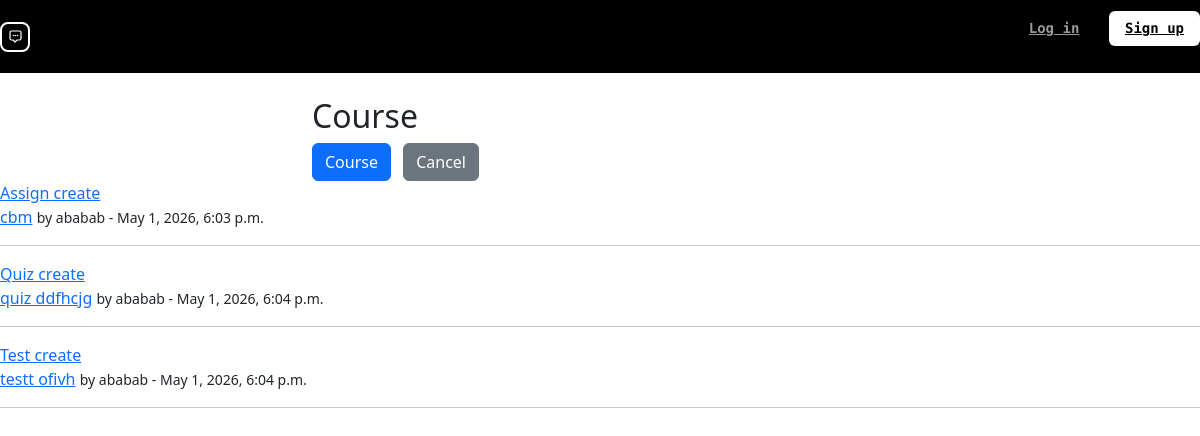
Page /courses/4/ (signed in) on the committed database.
### unichat/models.py (models this page shows, shortened)
class Assignments(models.Model):
    course = models.ForeignKey(Course, related_name= 'assignments', on_delete=models.CASCADE)
    title = models.CharField(max_length=200)
    created_by = models.ForeignKey(User,on_delete=models.CASCADE)
    created_at = models.DateTimeField(auto_now_add=True)

class Quiz(models.Model):
    course = models.ForeignKey(Course, related_name= 'quizzes', on_delete=models.CASCADE)
    title = models.CharField(max_length=200)
    created_by = models.ForeignKey(User,on_delete=models.CASCADE)
    created_at = models.DateTimeField(auto_now_add=True)

class Test(models.Model):
    course = models.ForeignKey(Course, related_name= 'tests', on_delete=models.CASCADE)
    title = models.CharField(max_length=200)
    created_by = models.ForeignKey(User,on_delete=models.CASCADE)
    created_at = models.DateTimeField(auto_now_add=True)

### unichat/views.py (the view)
# urls.py: path('courses/<int:pk>/', views.course_detail, name='course_detail'),
@login_required
def course_detail(request, pk):
    course = get_object_or_404(Course, pk=pk, created_by=request.user)
    assignments = Assignments.objects.filter(course=course).order_by('-created_at')
    quizs = Quiz.objects.filter(course=course).order_by('-created_at')
    tests = Test.objects.filter(course=course).order_by('-created_at')
    return render(request, 'course_detail.html',
                  {'course': course,'assignments': assignments,
                   'quizs': quizs, 'tests': tests})

### unichat/templates/course_detail.html (shortened to what this page needs)
{% extends 'baseold.html' %}
{% block content %}
<div class="container mt-4" style="max-width: 600px;">
  <h2>{{ action }} Course</h2>
  <form method="post">
    <button type="submit" class="btn btn-primary">{{ action }} Course</button>
    <a href="{% url 'course_list' %}" class="btn btn-secondary ms-2">Cancel</a>
  </form>
</div>
<a href="{% url 'assignment_create' course.pk %}">Assign create</a>
{% for assignment in assignments %}
    <div>
        <a href="{% url 'assignmentdetail' assignment.pk %}">{{ assignment.title }}</a>
        <small>by {{ assignment.created_by }} - {{ assignment.created_at }}</small>
    </div>
    <hr>
{% endfor %}
<a href="{% url 'quiz_create' course.pk %}">Quiz create</a>
{% for quiz in quizs %}
    <div>
        <a href="{% url 'quizdetail' quiz.pk %}">{{ quiz.title }}</a>
        <small>by {{ quiz.created_by }} - {{ quiz.created_at }}</small>
    </div>
    <hr>
{% endfor %}
<a href="{% url 'test_create' course.pk %}">Test create</a>
{% for test in tests %}
    <div>
        <a href="{% url 'testdetail' test.pk %}">{{ test.title }}</a>
        <small>by {{ test.created_by }} - {{ test.created_at }}</small>
    </div>
    <hr>
{% endfor %}
{% endblock %}

### unichat/static/styles.css (style rules this page uses)
* { text-decoration: none; margin: 0; padding: 0; box-sizing: border-box; }

### rows in the picture
Assignments: title "cbm", created_by "ababab", created_at "May 1, 2026, 6:03 p.m."
Quiz: title "quiz ddfhcjg", created_by "ababab", created_at "May 1, 2026, 6:04 p.m."
Test: title "testt ofivh", created_by "ababab", created_at "May 1, 2026, 6:04 p.m."
